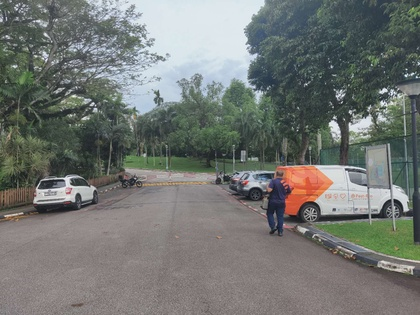
%> input picture Part1/Task2/Results/2B/photo2.jpg, 420 x 315 px, shrunk from 1706 x 1280 before the run
$ octave improve.m   (GNU Octave 9; MATLAB toolbox functions it lacks are replaced by stand-ins)
%> lines starting %> are read from the running program, lines starting %| are printed output that depends on the picture
% Laplacian operator sharpening
f = rgb2gray(imread('photo2.jpg'));
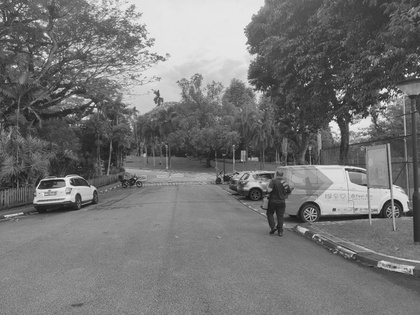
%> f: size 315x420 uint8; min 11, max 250, mean 116.8
f = double(f);
%> f: size 315x420 double
[row,col] = size(f);
%> row = 315; col = 420

L = [0 -1 0;-1 4 -1;0 -1 0];    % Using L algorithm template
g = zeros(row,col);
for i=2:row-1
    for j=2:col-1   % The new result, in order not to affect the subsequent result
        g(i,j) = sum(sum([f(i-1,j-1) f(i-1,j) f(i-1,j+1); ...
                          f(i,j-1) f(i,j) f(i,j+1); ...
                          f(i+1,j-1) f(i+1,j) f(i+1,j+1)].*L));
    end
end
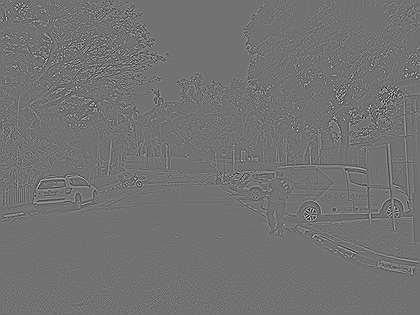
%> g: size 315x420 double; min -353, max 435, mean 0; drawn with min black and max white
g1 = zeros(row,col);
for i=1:row
    for j=1:col
        g1(i,j) = g(i,j)+f(i,j);

    end
end
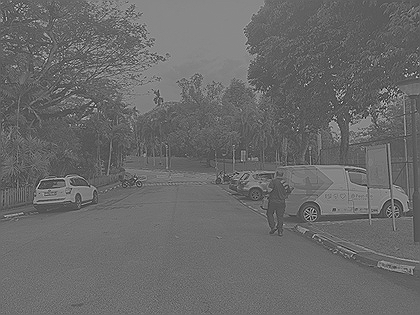
%> g1: size 315x420 double; min -282, max 672, mean 116.8; drawn with min black and max white

imshow(uint8(g1));
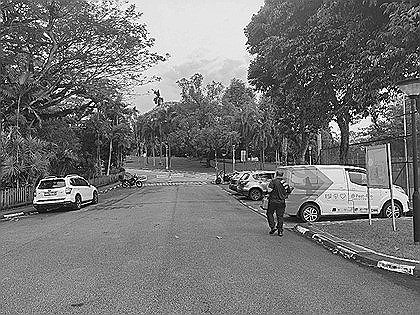
%> displayed picture: size 315x420, on the screen's scale of 0 to 255; min 0, max 255, mean 116.3

$ run again, with Part1/Task2/Results/2B/photo1.jpg copied over Part1/Task2/Results/2B/photo2.jpg
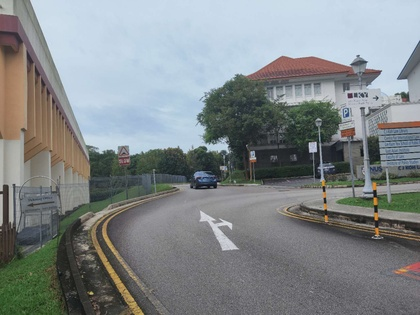
%> input picture Part1/Task2/Results/2B/photo1.jpg, 420 x 315 px, shrunk from 1706 x 1280 before the run
%> after the loop `for i=1:row`:
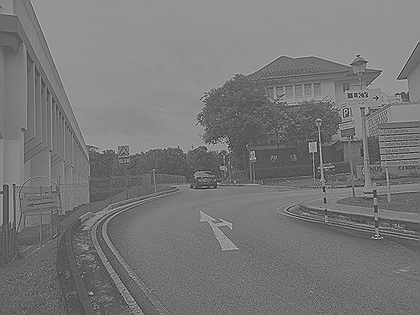
%> g1: size 315x420 double; min -220, max 529, mean 133.8; drawn with min black and max white
%> `imshow(uint8(g1));`:
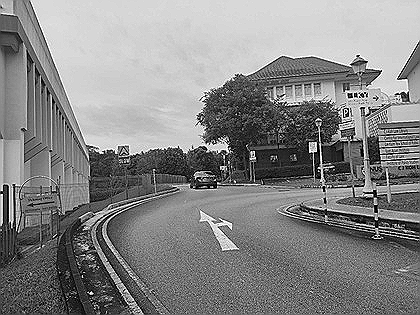
%> displayed picture: size 315x420, on the screen's scale of 0 to 255; min 0, max 255, mean 134.2

$ run again, with Part1/Task2/Results/2B/photo3.jpg copied over Part1/Task2/Results/2B/photo2.jpg
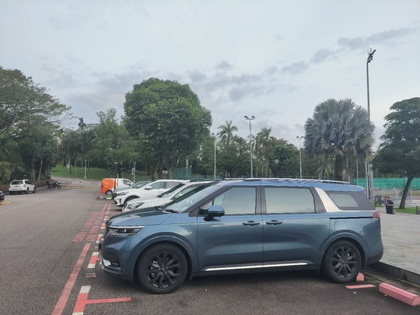
%> input picture Part1/Task2/Results/2B/photo3.jpg, 420 x 315 px, shrunk from 1706 x 1280 before the run
%> after the loop `for i=1:row`:
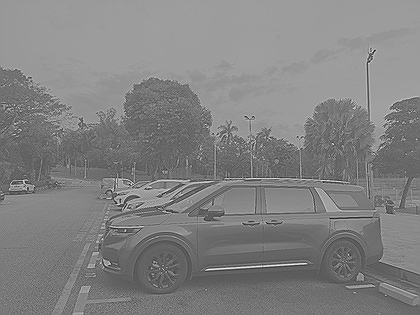
%> g1: size 315x420 double; min -257, max 521, mean 139.1; drawn with min black and max white
%> `imshow(uint8(g1));`:
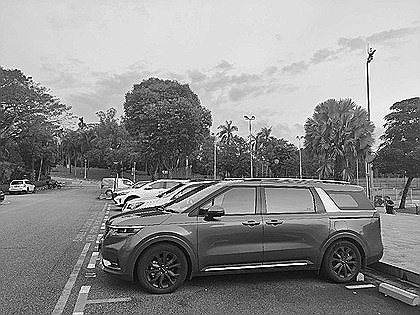
%> displayed picture: size 315x420, on the screen's scale of 0 to 255; min 0, max 255, mean 138.9

$ run again, with Part1/Task2/Results/2B/photo4.jpg copied over Part1/Task2/Results/2B/photo2.jpg
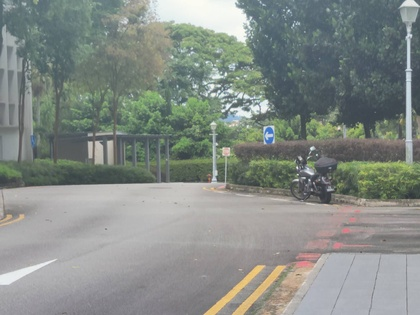
%> input picture Part1/Task2/Results/2B/photo4.jpg, 420 x 315 px, shrunk from 1706 x 1280 before the run
%> after the loop `for i=1:row`:
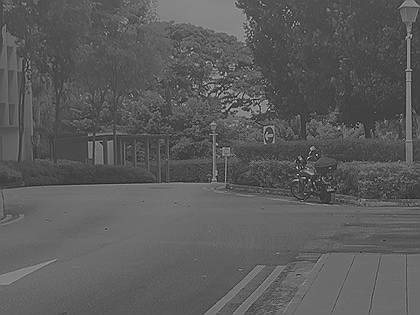
%> g1: size 315x420 double; min -101, max 561, mean 137.1; drawn with min black and max white
%> `imshow(uint8(g1));`:
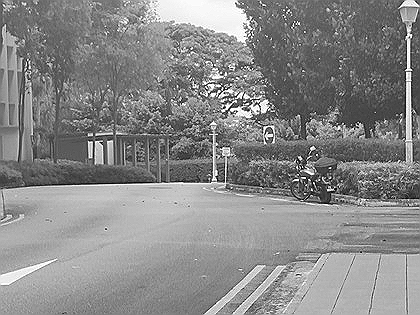
%> displayed picture: size 315x420, on the screen's scale of 0 to 255; min 0, max 255, mean 136.7
